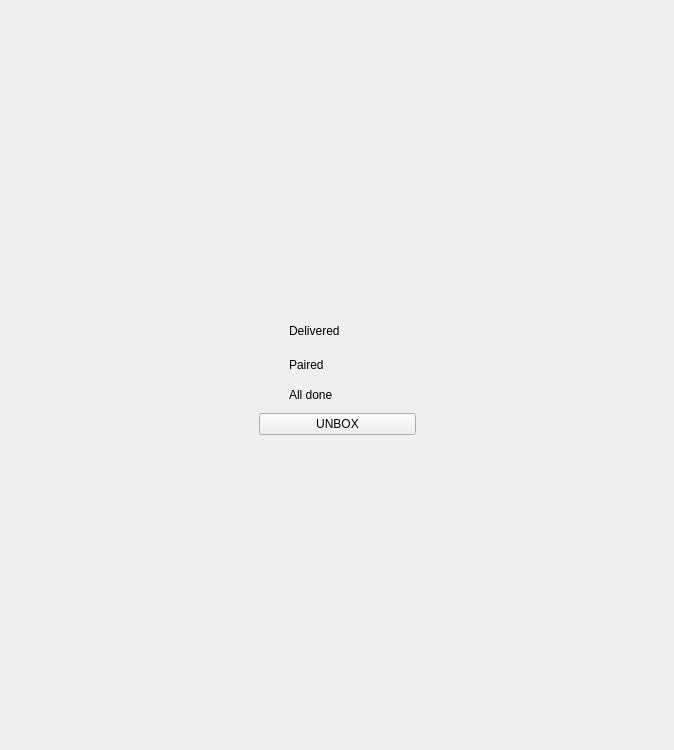
<?xml version="1.0" encoding="UTF-8"?>
<ui version="4.0">
 <class>ControlUnboxingWizard</class>
 <widget class="QWidget" name="ControlUnboxingWizard">
  <property name="geometry">
   <rect>
    <x>0</x>
    <y>0</y>
    <width>674</width>
    <height>750</height>
   </rect>
  </property>
  <property name="windowTitle">
   <string>Form</string>
  </property>
  <layout class="QGridLayout" name="gridLayout_2">
   <item row="0" column="1">
    <spacer name="verticalSpacer_2">
     <property name="orientation">
      <enum>Qt::Orientation::Vertical</enum>
     </property>
     <property name="sizeHint" stdset="0">
      <size>
       <width>20</width>
       <height>299</height>
      </size>
     </property>
    </spacer>
   </item>
   <item row="1" column="0">
    <spacer name="horizontalSpacer">
     <property name="orientation">
      <enum>Qt::Orientation::Horizontal</enum>
     </property>
     <property name="sizeHint" stdset="0">
      <size>
       <width>235</width>
       <height>20</height>
      </size>
     </property>
    </spacer>
   </item>
   <item row="1" column="1">
    <layout class="QGridLayout" name="gridLayout">
     <item row="2" column="1">
      <widget class="QLabel" name="labelAllDone">
       <property name="text">
        <string>All done</string>
       </property>
      </widget>
     </item>
     <item row="2" column="0">
      <widget class="LightWidget" name="lightWidgetAllDone" native="true">
       <property name="minimumSize">
        <size>
         <width>24</width>
         <height>24</height>
        </size>
       </property>
      </widget>
     </item>
     <item row="0" column="0">
      <widget class="LightWidget" name="lightWidgetDelivered" native="true">
       <property name="minimumSize">
        <size>
         <width>24</width>
         <height>24</height>
        </size>
       </property>
      </widget>
     </item>
     <item row="1" column="1">
      <widget class="QLabel" name="labelPaired">
       <property name="text">
        <string>Paired</string>
       </property>
      </widget>
     </item>
     <item row="1" column="0">
      <widget class="LightWidget" name="lightWidgetPaired" native="true">
       <property name="minimumSize">
        <size>
         <width>24</width>
         <height>24</height>
        </size>
       </property>
      </widget>
     </item>
     <item row="0" column="1">
      <widget class="QLabel" name="labelDelivered">
       <property name="text">
        <string>Delivered</string>
       </property>
      </widget>
     </item>
     <item row="0" column="3">
      <widget class="IdenticonLabel" name="labelControlName" native="true">
       <property name="text" stdset="0">
        <string>Control name</string>
       </property>
      </widget>
     </item>
     <item row="0" column="2">
      <widget class="IdenticonLabel" name="widgetDeliveredIdenticon" native="true">
       <property name="minimumSize">
        <size>
         <width>64</width>
         <height>32</height>
        </size>
       </property>
      </widget>
     </item>
    </layout>
   </item>
   <item row="1" column="2">
    <spacer name="horizontalSpacer_2">
     <property name="orientation">
      <enum>Qt::Orientation::Horizontal</enum>
     </property>
     <property name="sizeHint" stdset="0">
      <size>
       <width>234</width>
       <height>20</height>
      </size>
     </property>
    </spacer>
   </item>
   <item row="2" column="1">
    <widget class="QPushButton" name="pushButtonNextStep">
     <property name="text">
      <string>UNBOX</string>
     </property>
    </widget>
   </item>
   <item row="3" column="1">
    <spacer name="verticalSpacer">
     <property name="orientation">
      <enum>Qt::Orientation::Vertical</enum>
     </property>
     <property name="sizeHint" stdset="0">
      <size>
       <width>20</width>
       <height>298</height>
      </size>
     </property>
    </spacer>
   </item>
  </layout>
 </widget>
 <customwidgets>
  <customwidget>
   <class>LightWidget</class>
   <extends>QWidget</extends>
   <header location="global">components/LightWidget.hpp</header>
   <container>1</container>
  </customwidget>
  <customwidget>
   <class>IdenticonLabel</class>
   <extends>QWidget</extends>
   <header location="global">identity/IdenticonLabel.hpp</header>
   <container>1</container>
  </customwidget>
 </customwidgets>
 <resources/>
 <connections>
  <connection>
   <sender>pushButtonNextStep</sender>
   <signal>clicked()</signal>
   <receiver>ControlUnboxingWizard</receiver>
   <slot>nextStageClicked()</slot>
   <hints>
    <hint type="sourcelabel">
     <x>337</x>
     <y>421</y>
    </hint>
    <hint type="destinationlabel">
     <x>336</x>
     <y>374</y>
    </hint>
   </hints>
  </connection>
 </connections>
 <slots>
  <slot>nextStageClicked()</slot>
 </slots>
</ui>
